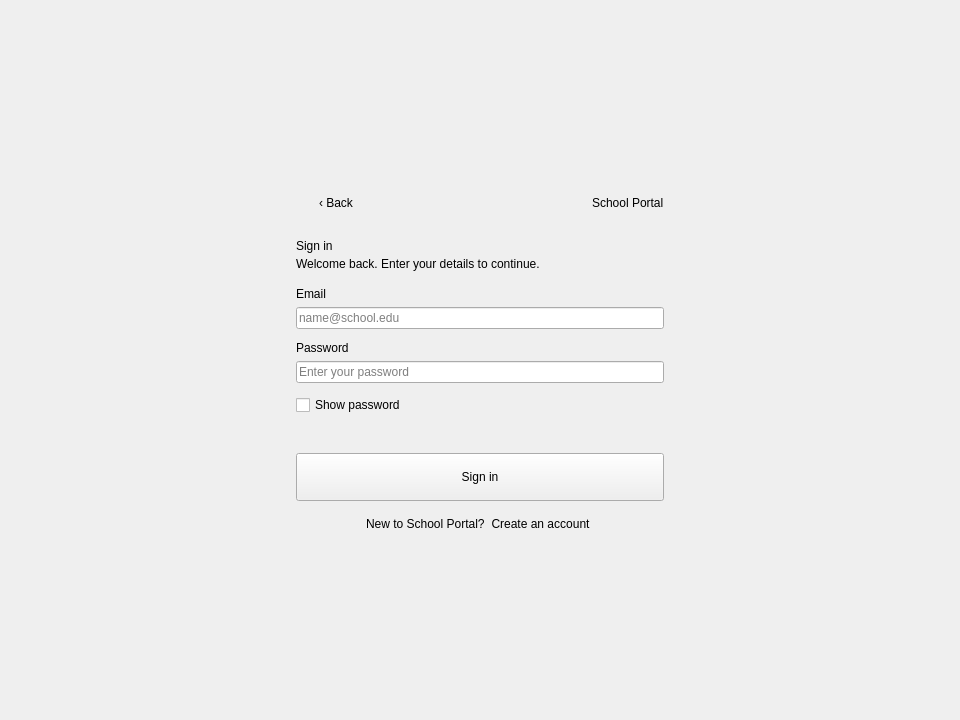
<?xml version="1.0" encoding="UTF-8"?>
<ui version="4.0">
  <class>LoginPage</class>
  <widget class="QWidget" name="LoginPage">
    <property name="geometry"><rect><x>0</x><y>0</y><width>960</width><height>720</height></rect></property>
    <layout class="QVBoxLayout" name="outerLayout">
      <property name="leftMargin"><number>24</number></property>
      <property name="topMargin"><number>24</number></property>
      <property name="rightMargin"><number>24</number></property>
      <property name="bottomMargin"><number>24</number></property>
      <item>
        <spacer name="outerSpacerTop">
          <property name="orientation"><enum>Qt::Vertical</enum></property>
          <property name="sizeHint" stdset="0"><size><width>20</width><height>20</height></size></property>
        </spacer>
      </item>
      <item>
        <layout class="QHBoxLayout" name="centerRow">
          <item>
            <spacer name="outerSpacerLeft">
              <property name="orientation"><enum>Qt::Horizontal</enum></property>
              <property name="sizeHint" stdset="0"><size><width>20</width><height>20</height></size></property>
            </spacer>
          </item>
          <item>
            <widget class="QFrame" name="panel">
              <property name="minimumSize"><size><width>440</width><height>0</height></size></property>
              <property name="maximumSize"><size><width>440</width><height>16777215</height></size></property>
              <property name="frameShape"><enum>QFrame::NoFrame</enum></property>
              <layout class="QVBoxLayout" name="panelLayout">
                <property name="spacing"><number>12</number></property>
                <property name="leftMargin"><number>36</number></property>
                <property name="topMargin"><number>28</number></property>
                <property name="rightMargin"><number>36</number></property>
                <property name="bottomMargin"><number>24</number></property>
                <item>
                  <layout class="QHBoxLayout" name="topRow">
                    <property name="spacing"><number>8</number></property>
                    <item>
                      <widget class="QPushButton" name="backButton">
                        <property name="cursor"><cursorShape>PointingHandCursor</cursorShape></property>
                        <property name="text"><string>‹ Back</string></property>
                        <property name="flat"><bool>true</bool></property>
                      </widget>
                    </item>
                    <item>
                      <spacer name="topSpacer">
                        <property name="orientation"><enum>Qt::Horizontal</enum></property>
                        <property name="sizeHint" stdset="0"><size><width>20</width><height>20</height></size></property>
                      </spacer>
                    </item>
                    <item>
                      <widget class="QLabel" name="miniLogo">
                        <property name="text"><string /></property>
                        <property name="alignment"><set>Qt::AlignCenter</set></property>
                        <property name="minimumSize"><size><width>28</width><height>28</height></size></property>
                        <property name="maximumSize"><size><width>28</width><height>28</height></size></property>
                      </widget>
                    </item>
                    <item>
                      <widget class="QLabel" name="miniBrand">
                        <property name="text"><string>School Portal</string></property>
                      </widget>
                    </item>
                  </layout>
                </item>
                <item>
                  <spacer name="spacerAfterTop">
                    <property name="orientation"><enum>Qt::Vertical</enum></property>
                    <property name="sizeType"><enum>QSizePolicy::Fixed</enum></property>
                    <property name="sizeHint" stdset="0"><size><width>20</width><height>10</height></size></property>
                  </spacer>
                </item>
                <item>
                  <layout class="QVBoxLayout" name="headingBlock">
                    <property name="spacing"><number>4</number></property>
                    <item>
                      <widget class="QLabel" name="headingLabel">
                        <property name="text"><string>Sign in</string></property>
                      </widget>
                    </item>
                    <item>
                      <widget class="QLabel" name="subheadingLabel">
                        <property name="text"><string>Welcome back. Enter your details to continue.</string></property>
                        <property name="wordWrap"><bool>true</bool></property>
                      </widget>
                    </item>
                  </layout>
                </item>
                <item>
                  <spacer name="spacerAfterHeading">
                    <property name="orientation"><enum>Qt::Vertical</enum></property>
                    <property name="sizeType"><enum>QSizePolicy::Fixed</enum></property>
                    <property name="sizeHint" stdset="0"><size><width>20</width><height>4</height></size></property>
                  </spacer>
                </item>
                <item>
                  <layout class="QVBoxLayout" name="emailBlock">
                    <property name="spacing"><number>6</number></property>
                    <item>
                      <widget class="QLabel" name="emailLabel">
                        <property name="text"><string>Email</string></property>
                        <property name="field" stdset="0"><bool>true</bool></property>
                      </widget>
                    </item>
                    <item>
                      <widget class="QLineEdit" name="emailEdit">
                        <property name="placeholderText"><string>name@school.edu</string></property>
                      </widget>
                    </item>
                  </layout>
                </item>
                <item>
                  <layout class="QVBoxLayout" name="passwordBlock">
                    <property name="spacing"><number>6</number></property>
                    <item>
                      <widget class="QLabel" name="passwordLabel">
                        <property name="text"><string>Password</string></property>
                        <property name="field" stdset="0"><bool>true</bool></property>
                      </widget>
                    </item>
                    <item>
                      <widget class="QLineEdit" name="passwordEdit">
                        <property name="placeholderText"><string>Enter your password</string></property>
                        <property name="echoMode"><enum>QLineEdit::Password</enum></property>
                      </widget>
                    </item>
                  </layout>
                </item>
                <item>
                  <widget class="QCheckBox" name="showPasswordCheck">
                    <property name="cursor"><cursorShape>PointingHandCursor</cursorShape></property>
                    <property name="text"><string>Show password</string></property>
                  </widget>
                </item>
                <item>
                  <widget class="QLabel" name="messageLabel">
                    <property name="text"><string /></property>
                    <property name="wordWrap"><bool>true</bool></property>
                    <property name="visible"><bool>false</bool></property>
                  </widget>
                </item>
                <item>
                  <widget class="QPushButton" name="signInButton">
                    <property name="minimumSize"><size><width>0</width><height>48</height></size></property>
                    <property name="cursor"><cursorShape>PointingHandCursor</cursorShape></property>
                    <property name="text"><string>Sign in</string></property>
                  </widget>
                </item>
                <item>
                  <layout class="QHBoxLayout" name="footerRow">
                    <property name="spacing"><number>2</number></property>
                    <item>
                      <spacer name="footerSpacerLeft">
                        <property name="orientation"><enum>Qt::Horizontal</enum></property>
                        <property name="sizeHint" stdset="0"><size><width>20</width><height>20</height></size></property>
                      </spacer>
                    </item>
                    <item>
                      <widget class="QLabel" name="footerLabel">
                        <property name="text"><string>New to School Portal?</string></property>
                      </widget>
                    </item>
                    <item>
                      <widget class="QPushButton" name="signUpLink">
                        <property name="cursor"><cursorShape>PointingHandCursor</cursorShape></property>
                        <property name="text"><string>Create an account</string></property>
                        <property name="flat"><bool>true</bool></property>
                      </widget>
                    </item>
                    <item>
                      <spacer name="footerSpacerRight">
                        <property name="orientation"><enum>Qt::Horizontal</enum></property>
                        <property name="sizeHint" stdset="0"><size><width>20</width><height>20</height></size></property>
                      </spacer>
                    </item>
                  </layout>
                </item>
              </layout>
            </widget>
          </item>
          <item>
            <spacer name="outerSpacerRight">
              <property name="orientation"><enum>Qt::Horizontal</enum></property>
              <property name="sizeHint" stdset="0"><size><width>20</width><height>20</height></size></property>
            </spacer>
          </item>
        </layout>
      </item>
      <item>
        <spacer name="outerSpacerBottom">
          <property name="orientation"><enum>Qt::Vertical</enum></property>
          <property name="sizeHint" stdset="0"><size><width>20</width><height>20</height></size></property>
        </spacer>
      </item>
    </layout>
  </widget>
  <tabstops>
    <tabstop>emailEdit</tabstop>
    <tabstop>passwordEdit</tabstop>
    <tabstop>showPasswordCheck</tabstop>
    <tabstop>signInButton</tabstop>
    <tabstop>signUpLink</tabstop>
    <tabstop>backButton</tabstop>
  </tabstops>
  <resources/>
  <connections/>
</ui>
